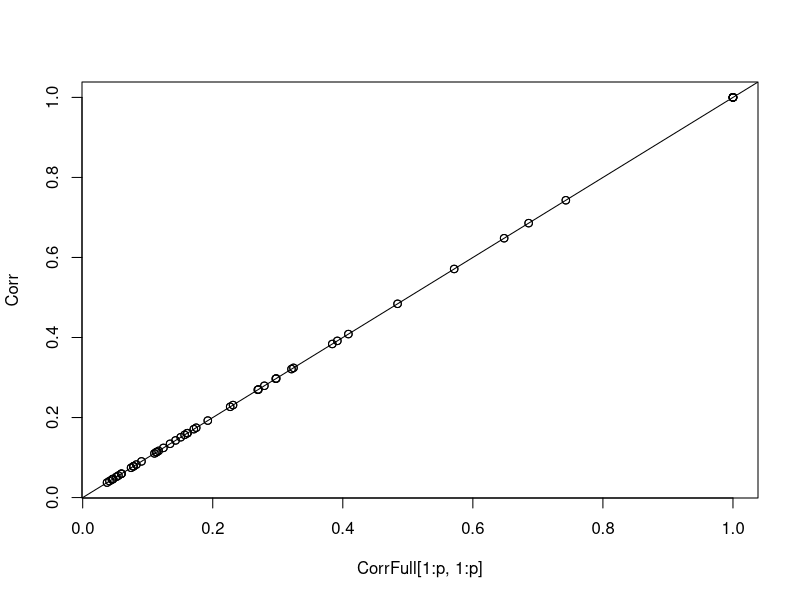
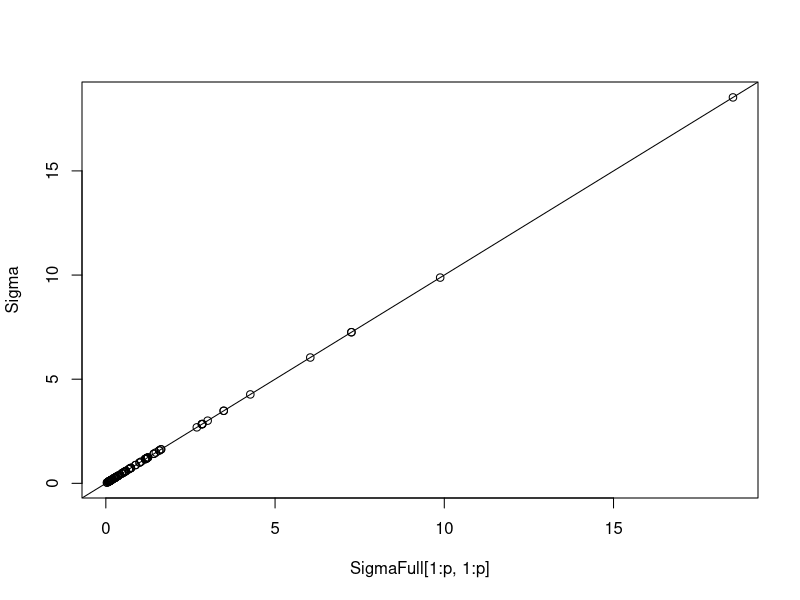

These charts were generated, in order, by the following R code:
n <- 50; p <- 10; 
cliqueList <- list(); cliqueList[[1]] <- (1:3); cliqueList[[2]] <- (6:7)
cliqueNb <- length(cliqueList)

# Simul de Sigma
sigma <- rgamma(p, 2, 1)
Sigma <- exp(-as.matrix(dist(matrix(rnorm(2*p), p, 2), diag=TRUE)))
Sigma <- diag(sigma)%*%Sigma%*%diag(sigma)

# Init hidden node
# principal components associates with each cliques are not orthogonal ...
Corr <- cov2cor(Sigma); sigma <- sqrt(diag(Sigma))
coef <- matrix(0, p, cliqueNb); lambda <- rep(0, cliqueNb)
sapply(1:cliqueNb, function(c){
   pca <- eigen(cov2cor(Corr[cliqueList[[c]], cliqueList[[c]]]))
   coef[, c] <<- rep(0, p); 
   coef[cliqueList[[c]], c] <<- pca$vectors[, 1]
   lambda[c] <<- pca$values[1]
}) 

# Recontructing Sigma
CorrFull <- rbind(cbind(Corr, Corr%*%coef), cbind(t(coef)%*%Corr, 1.1*t(coef)%*%Corr%*%coef))
isSymmetric(CorrFull); eigen(CorrFull)$values; plot(CorrFull[1:p, 1:p], Corr); abline(0, 1)
sigmaFull <- c(sigma, rep(1, cliqueNb)) 
SigmaFull <- diag(sigmaFull) %*% CorrFull %*% diag(sigmaFull)
isSymmetric(SigmaFull); eigen(SigmaFull)$values; plot(SigmaFull[1:p, 1:p], Sigma); abline(0, 1)

# Initialising Omega
OmegaFull <- solve(SigmaFull)
isSymmetric(OmegaFull); eigen(OmegaFull)$values
# sapply(1:cliqueNb, function(c){
#    OmegaFull[(1:p)[-cliqueList[[c]]], (p+c)] <<- OmegaFull[(p+c), (1:p)[-cliqueList[[c]]]] <<- 0
# })
# isSymmetric(OmegaFull); eigen(OmegaFull)$values
coefDiag <- c(rep(1, p), 1/sqrt(diag(OmegaFull[p+(1:cliqueNb), p+(1:cliqueNb)])))
OmegaFull <- diag(coefDiag) %*% OmegaFull %*% diag(coefDiag)
